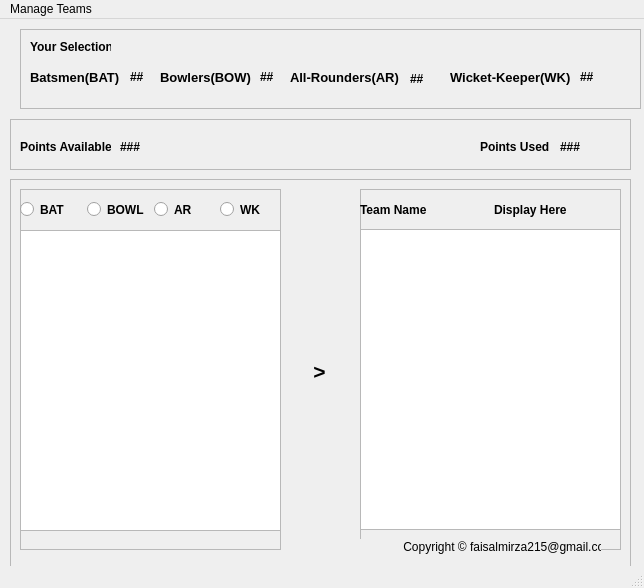
<?xml version="1.0" encoding="UTF-8"?>
<ui version="4.0">
 <class>MainWindow</class>
 <widget class="QMainWindow" name="MainWindow">
  <property name="geometry">
   <rect>
    <x>0</x>
    <y>0</y>
    <width>644</width>
    <height>588</height>
   </rect>
  </property>
  <property name="windowTitle">
   <string>MainWindow</string>
  </property>
  <widget class="QWidget" name="centralwidget">
   <widget class="QFrame" name="frame">
    <property name="geometry">
     <rect>
      <x>20</x>
      <y>10</y>
      <width>621</width>
      <height>80</height>
     </rect>
    </property>
    <property name="frameShape">
     <enum>QFrame::StyledPanel</enum>
    </property>
    <property name="frameShadow">
     <enum>QFrame::Raised</enum>
    </property>
    <widget class="QLabel" name="label">
     <property name="geometry">
      <rect>
       <x>10</x>
       <y>10</y>
       <width>81</width>
       <height>16</height>
      </rect>
     </property>
     <property name="font">
      <font>
       <family>Arial</family>
       <weight>75</weight>
       <bold>true</bold>
      </font>
     </property>
     <property name="text">
      <string>Your Selection</string>
     </property>
    </widget>
    <widget class="QLabel" name="label_2">
     <property name="geometry">
      <rect>
       <x>10</x>
       <y>40</y>
       <width>91</width>
       <height>16</height>
      </rect>
     </property>
     <property name="font">
      <font>
       <family>Arial</family>
       <pointsize>10</pointsize>
       <weight>75</weight>
       <bold>true</bold>
      </font>
     </property>
     <property name="text">
      <string>Batsmen(BAT)</string>
     </property>
    </widget>
    <widget class="QLabel" name="labelBat">
     <property name="geometry">
      <rect>
       <x>110</x>
       <y>40</y>
       <width>31</width>
       <height>16</height>
      </rect>
     </property>
     <property name="font">
      <font>
       <family>Arial</family>
       <weight>75</weight>
       <bold>true</bold>
      </font>
     </property>
     <property name="text">
      <string>##</string>
     </property>
    </widget>
    <widget class="QLabel" name="labelBow">
     <property name="geometry">
      <rect>
       <x>240</x>
       <y>40</y>
       <width>31</width>
       <height>16</height>
      </rect>
     </property>
     <property name="font">
      <font>
       <family>Arial</family>
       <weight>75</weight>
       <bold>true</bold>
      </font>
     </property>
     <property name="text">
      <string>##</string>
     </property>
    </widget>
    <widget class="QLabel" name="label_5">
     <property name="geometry">
      <rect>
       <x>140</x>
       <y>40</y>
       <width>91</width>
       <height>16</height>
      </rect>
     </property>
     <property name="font">
      <font>
       <family>Arial</family>
       <pointsize>10</pointsize>
       <weight>75</weight>
       <bold>true</bold>
      </font>
     </property>
     <property name="text">
      <string>Bowlers(BOW)</string>
     </property>
    </widget>
    <widget class="QLabel" name="labelAr">
     <property name="geometry">
      <rect>
       <x>390</x>
       <y>40</y>
       <width>16</width>
       <height>20</height>
      </rect>
     </property>
     <property name="font">
      <font>
       <family>Arial</family>
       <weight>75</weight>
       <bold>true</bold>
      </font>
     </property>
     <property name="text">
      <string>##</string>
     </property>
    </widget>
    <widget class="QLabel" name="label_7">
     <property name="geometry">
      <rect>
       <x>270</x>
       <y>40</y>
       <width>111</width>
       <height>16</height>
      </rect>
     </property>
     <property name="font">
      <font>
       <family>Arial</family>
       <pointsize>10</pointsize>
       <weight>75</weight>
       <bold>true</bold>
      </font>
     </property>
     <property name="text">
      <string>All-Rounders(AR)</string>
     </property>
    </widget>
    <widget class="QLabel" name="labelWk">
     <property name="geometry">
      <rect>
       <x>560</x>
       <y>40</y>
       <width>31</width>
       <height>16</height>
      </rect>
     </property>
     <property name="font">
      <font>
       <family>Arial</family>
       <weight>75</weight>
       <bold>true</bold>
      </font>
     </property>
     <property name="text">
      <string>##</string>
     </property>
    </widget>
    <widget class="QLabel" name="label_9">
     <property name="geometry">
      <rect>
       <x>430</x>
       <y>40</y>
       <width>131</width>
       <height>16</height>
      </rect>
     </property>
     <property name="font">
      <font>
       <family>Arial</family>
       <pointsize>10</pointsize>
       <weight>75</weight>
       <bold>true</bold>
      </font>
     </property>
     <property name="text">
      <string>Wicket-Keeper(WK)</string>
     </property>
    </widget>
   </widget>
   <widget class="QFrame" name="frame_2">
    <property name="geometry">
     <rect>
      <x>10</x>
      <y>100</y>
      <width>621</width>
      <height>51</height>
     </rect>
    </property>
    <property name="frameShape">
     <enum>QFrame::StyledPanel</enum>
    </property>
    <property name="frameShadow">
     <enum>QFrame::Raised</enum>
    </property>
    <widget class="QLabel" name="labelPointsAvailable">
     <property name="geometry">
      <rect>
       <x>110</x>
       <y>20</y>
       <width>41</width>
       <height>16</height>
      </rect>
     </property>
     <property name="font">
      <font>
       <family>Arial</family>
       <weight>75</weight>
       <bold>true</bold>
      </font>
     </property>
     <property name="text">
      <string>###</string>
     </property>
    </widget>
    <widget class="QLabel" name="label_11">
     <property name="geometry">
      <rect>
       <x>10</x>
       <y>20</y>
       <width>91</width>
       <height>16</height>
      </rect>
     </property>
     <property name="font">
      <font>
       <family>Arial</family>
       <weight>75</weight>
       <bold>true</bold>
      </font>
     </property>
     <property name="text">
      <string>Points Available</string>
     </property>
    </widget>
    <widget class="QLabel" name="label_12">
     <property name="geometry">
      <rect>
       <x>470</x>
       <y>20</y>
       <width>71</width>
       <height>16</height>
      </rect>
     </property>
     <property name="font">
      <font>
       <family>Arial</family>
       <weight>75</weight>
       <bold>true</bold>
      </font>
     </property>
     <property name="text">
      <string>Points Used</string>
     </property>
    </widget>
    <widget class="QLabel" name="labelPointsUsed">
     <property name="geometry">
      <rect>
       <x>550</x>
       <y>20</y>
       <width>41</width>
       <height>16</height>
      </rect>
     </property>
     <property name="font">
      <font>
       <family>Arial</family>
       <weight>75</weight>
       <bold>true</bold>
      </font>
     </property>
     <property name="text">
      <string>###</string>
     </property>
    </widget>
   </widget>
   <widget class="QFrame" name="frame_3">
    <property name="geometry">
     <rect>
      <x>10</x>
      <y>160</y>
      <width>621</width>
      <height>401</height>
     </rect>
    </property>
    <property name="frameShape">
     <enum>QFrame::StyledPanel</enum>
    </property>
    <property name="frameShadow">
     <enum>QFrame::Raised</enum>
    </property>
    <widget class="QFrame" name="frame_4">
     <property name="geometry">
      <rect>
       <x>10</x>
       <y>10</y>
       <width>261</width>
       <height>361</height>
      </rect>
     </property>
     <property name="styleSheet">
      <string notr="true">border-color: rgb(120, 120, 120);</string>
     </property>
     <property name="frameShape">
      <enum>QFrame::StyledPanel</enum>
     </property>
     <property name="frameShadow">
      <enum>QFrame::Raised</enum>
     </property>
     <widget class="QWidget" name="horizontalLayoutWidget">
      <property name="geometry">
       <rect>
        <x>0</x>
        <y>0</y>
        <width>261</width>
        <height>41</height>
       </rect>
      </property>
      <layout class="QHBoxLayout" name="horizontalLayout">
       <item>
        <widget class="QRadioButton" name="radioBat">
         <property name="font">
          <font>
           <family>Arial</family>
           <weight>75</weight>
           <bold>true</bold>
          </font>
         </property>
         <property name="text">
          <string>BAT</string>
         </property>
        </widget>
       </item>
       <item>
        <widget class="QRadioButton" name="radioBow">
         <property name="font">
          <font>
           <family>Arial</family>
           <weight>75</weight>
           <bold>true</bold>
          </font>
         </property>
         <property name="text">
          <string>BOWL</string>
         </property>
        </widget>
       </item>
       <item>
        <widget class="QRadioButton" name="radioAr">
         <property name="font">
          <font>
           <family>Arial</family>
           <weight>75</weight>
           <bold>true</bold>
          </font>
         </property>
         <property name="text">
          <string>AR</string>
         </property>
        </widget>
       </item>
       <item>
        <widget class="QRadioButton" name="radioWk">
         <property name="font">
          <font>
           <family>Arial</family>
           <weight>75</weight>
           <bold>true</bold>
          </font>
         </property>
         <property name="text">
          <string>WK</string>
         </property>
        </widget>
       </item>
      </layout>
     </widget>
     <widget class="QListWidget" name="listAvailable">
      <property name="geometry">
       <rect>
        <x>0</x>
        <y>41</y>
        <width>261</width>
        <height>301</height>
       </rect>
      </property>
     </widget>
    </widget>
    <widget class="QLabel" name="label_14">
     <property name="geometry">
      <rect>
       <x>280</x>
       <y>12</y>
       <width>61</width>
       <height>361</height>
      </rect>
     </property>
     <property name="font">
      <font>
       <family>Arial</family>
       <pointsize>16</pointsize>
       <weight>75</weight>
       <bold>true</bold>
      </font>
     </property>
     <property name="text">
      <string>    &gt;</string>
     </property>
    </widget>
    <widget class="QFrame" name="frame_5">
     <property name="geometry">
      <rect>
       <x>350</x>
       <y>10</y>
       <width>261</width>
       <height>361</height>
      </rect>
     </property>
     <property name="styleSheet">
      <string notr="true"/>
     </property>
     <property name="frameShape">
      <enum>QFrame::StyledPanel</enum>
     </property>
     <property name="frameShadow">
      <enum>QFrame::Raised</enum>
     </property>
     <widget class="QWidget" name="horizontalLayoutWidget_2">
      <property name="geometry">
       <rect>
        <x>0</x>
        <y>0</y>
        <width>261</width>
        <height>41</height>
       </rect>
      </property>
      <layout class="QHBoxLayout" name="horizontalLayout_2">
       <item>
        <widget class="QLabel" name="label_16">
         <property name="font">
          <font>
           <family>Arial</family>
           <weight>75</weight>
           <bold>true</bold>
          </font>
         </property>
         <property name="text">
          <string>Team Name</string>
         </property>
        </widget>
       </item>
       <item>
        <widget class="QLabel" name="labelTeamName">
         <property name="font">
          <font>
           <family>Arial</family>
           <weight>75</weight>
           <bold>true</bold>
          </font>
         </property>
         <property name="text">
          <string>Display Here</string>
         </property>
        </widget>
       </item>
      </layout>
     </widget>
     <widget class="QListWidget" name="listUsed">
      <property name="geometry">
       <rect>
        <x>0</x>
        <y>40</y>
        <width>261</width>
        <height>301</height>
       </rect>
      </property>
     </widget>
    </widget>
    <widget class="QLabel" name="copyright">
     <property name="geometry">
      <rect>
       <x>350</x>
       <y>360</y>
       <width>241</width>
       <height>16</height>
      </rect>
     </property>
     <property name="autoFillBackground">
      <bool>true</bool>
     </property>
     <property name="text">
      <string>             Copyright © faisalmirza215@gmail.com</string>
     </property>
    </widget>
   </widget>
   <widget class="QLabel" name="label_3">
    <property name="geometry">
     <rect>
      <x>270</x>
      <y>550</y>
      <width>47</width>
      <height>13</height>
     </rect>
    </property>
    <property name="text">
     <string>TextLabel</string>
    </property>
   </widget>
   <widget class="QLabel" name="label_4">
    <property name="geometry">
     <rect>
      <x>290</x>
      <y>550</y>
      <width>47</width>
      <height>13</height>
     </rect>
    </property>
    <property name="text">
     <string>TextLabel</string>
    </property>
   </widget>
  </widget>
  <widget class="QMenuBar" name="menubar">
   <property name="geometry">
    <rect>
     <x>0</x>
     <y>0</y>
     <width>644</width>
     <height>21</height>
    </rect>
   </property>
   <widget class="QMenu" name="menuManage_Teams">
    <property name="title">
     <string>Manage Teams</string>
    </property>
    <addaction name="actionNEW_Team"/>
    <addaction name="separator"/>
    <addaction name="actionOPEN_Team"/>
    <addaction name="separator"/>
    <addaction name="actionSAVE_Team"/>
    <addaction name="separator"/>
    <addaction name="actionEVALUATE_Team"/>
    <addaction name="separator"/>
    <addaction name="actionDELETE_Team"/>
    <addaction name="separator"/>
    <addaction name="actionQUIT_2"/>
   </widget>
   <addaction name="menuManage_Teams"/>
  </widget>
  <widget class="QStatusBar" name="statusbar"/>
  <action name="actionNEW_Team">
   <property name="text">
    <string>NEW Team</string>
   </property>
  </action>
  <action name="actionOPEN_Team">
   <property name="text">
    <string>OPEN Team</string>
   </property>
  </action>
  <action name="actionSAVE_Team">
   <property name="text">
    <string>SAVE Team</string>
   </property>
  </action>
  <action name="actionEVALUATE_Team">
   <property name="text">
    <string>EVALUATE Team</string>
   </property>
  </action>
  <action name="actionQUIT">
   <property name="text">
    <string>QUIT</string>
   </property>
  </action>
  <action name="actionhel">
   <property name="text">
    <string>hel</string>
   </property>
  </action>
  <action name="actionDELETE_Team">
   <property name="text">
    <string>DELETE Team</string>
   </property>
  </action>
  <action name="actionQUIT_2">
   <property name="text">
    <string>QUIT</string>
   </property>
  </action>
 </widget>
 <resources/>
 <connections/>
</ui>
